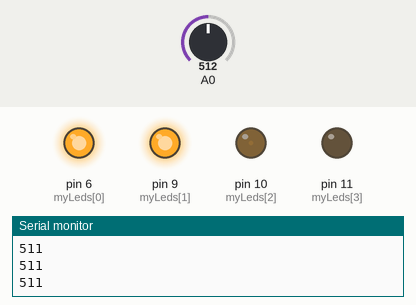
Recording of a sketch running on a simulated Arduino Uno, built with avr-gcc and run on an emulated ATmega328P. Shown: output pins drawn as LEDs (lit = HIGH), the last lines printed to the serial monitor. The test bench sets the inputs (shaded band); at power-on: A0 = 512.

Above: at 1.2 s.
1.3 s: A0 set to 716
At 2.0 s:
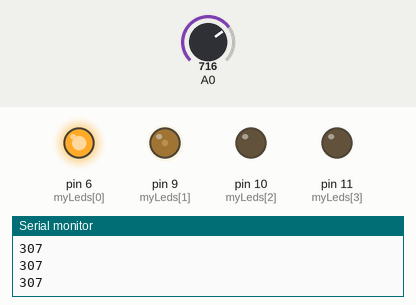
2.8 s: A0 set to 900
At 3.3 s:
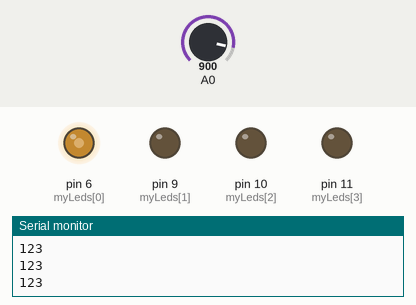
4.3 s: A0 set to 1023
At 5.5 s:
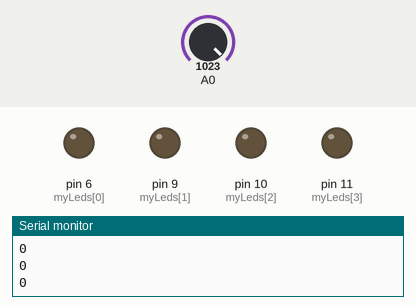
5.8 s: A0 set to 511
At 6.7 s:
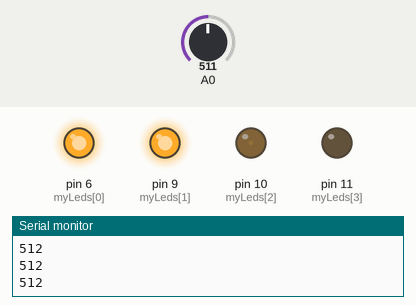
7.3 s: A0 set to 306
At 7.8 s:
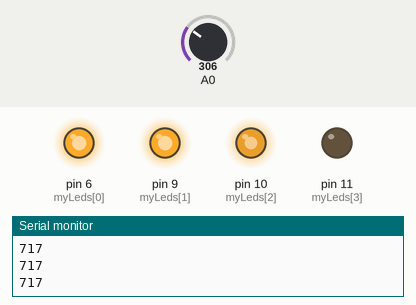
8.8 s: A0 set to 122
At 10.2 s:
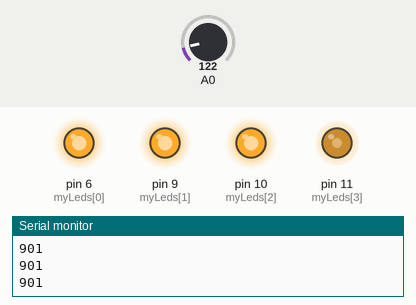
Timing chart, 0 to 11.3 s (numbered marks = the images above; inputs shaded):
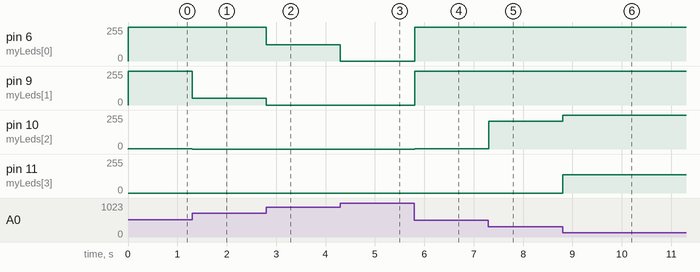

The sketch:

sketch_nov30a.ino
```cpp
// A simple sketch that turns on the LEDs gradually.
// n^2 LEDs are required.

int myLeds[] = {6, 9, 10, 11};
int size = sizeof(myLeds) / sizeof(int);
int divider = 1024 / size;
int multiplier = 1024 / divider;
int divider2 = 4 / size;
int val = 0;
bool go = true;
int intensity = 0;

void setup() {
  Serial.begin(9600);
  for (int i = 0; i < size; i++) {
    pinMode(myLeds[i], OUTPUT);
  }
}

void loop() {
  val = 1023 - analogRead(0);
//  val = 1023 - intensity;
  Serial.println(val);

// Using this, you consider, for example, val == 255 and 256 equals

//  for (int i = 0; i < size; i++) {
//    if (val > divider - 1)
//      analogWrite(myLeds[i], 255);
//    else if (val < 0)
//      analogWrite(myLeds[i], 0);
//    else
//      analogWrite(myLeds[i], val / divider2);
//    val -= divider;
//  }

// Using this, you consider, for example, val == 255 and 256 different

  for (int i = 0; i < size; i++) {
    if (val > divider - 1)
      analogWrite(myLeds[i], 255);
    else if (val < 0)
      analogWrite(myLeds[i], 0);
    else
      analogWrite(myLeds[i], val / divider2);
    val -= divider - 1;
  }

  if (go)
    intensity++;
  else
    intensity--;
//  if (intensity == 1023 || intensity == 0)
  if (intensity == (divider - 1) * multiplier || intensity == 0)
    go = !go;

  delay(5);
}
```

Measured:
- after the input at 1.3 s, pin 9 (myLeds[1]): 255/255 → 52/255 at once; pin 10 (myLeds[2]): 1/255 → 0/255 at once
- after the input at 2.8 s, pin 6 (myLeds[0]): 255/255 → 123/255 at once; pin 9 (myLeds[1]): 52/255 → 0/255 at once
- after the input at 4.3 s, pin 6 (myLeds[0]): 123/255 → 0/255 at once
- after the input at 5.8 s, pin 6 (myLeds[0]), pin 9 (myLeds[1]): 0/255 → 255/255 at once; pin 10 (myLeds[2]): 0/255 → 2/255 at once
- after the input at 7.3 s, pin 10 (myLeds[2]): 2/255 → 207/255 at once
- after the input at 8.8 s, pin 10 (myLeds[2]): 207/255 → 255/255 at once; pin 11 (myLeds[3]): 0/255 → 136/255 at once
